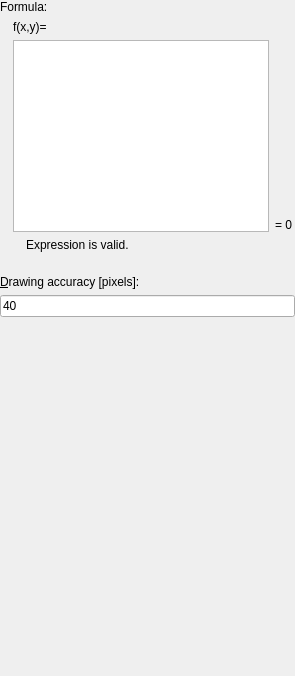
           <widget class="QWidget" name="implicitPage">
            <layout class="QVBoxLayout" name="verticalLayout_17">
             <property name="margin">
              <number>0</number>
             </property>
             <item>
              <widget class="QLabel" name="iFormulaLabel">
               <property name="text">
                <string>Formula:</string>
               </property>
               <property name="buddy">
                <cstring>iFormulaEdit</cstring>
               </property>
              </widget>
             </item>
             <item>
              <layout class="QHBoxLayout" name="horizontalLayout_15">
               <item>
                <spacer name="horizontalSpacer_10">
                 <property name="orientation">
                  <enum>Qt::Horizontal</enum>
                 </property>
                 <property name="sizeType">
                  <enum>QSizePolicy::Fixed</enum>
                 </property>
                 <property name="sizeHint" stdset="0">
                  <size>
                   <width>13</width>
                   <height>78</height>
                  </size>
                 </property>
                </spacer>
               </item>
               <item>
                <layout class="QVBoxLayout" name="verticalLayout_11">
                 <item>
                  <widget class="QLabel" name="iEquationLabel">
                   <property name="text">
                    <string notr="true">f(x,y)=</string>
                   </property>
                  </widget>
                 </item>
                 <item>
                  <layout class="QHBoxLayout" name="horizontalLayout_13">
                   <item>
                    <widget class="SignalTextEdit" name="iFormulaEdit"/>
                   </item>
                   <item>
                    <layout class="QVBoxLayout" name="verticalLayout_8">
                     <item>
                      <spacer name="verticalSpacer_5">
                       <property name="orientation">
                        <enum>Qt::Vertical</enum>
                       </property>
                       <property name="sizeHint" stdset="0">
                        <size>
                         <width>20</width>
                         <height>40</height>
                        </size>
                       </property>
                      </spacer>
                     </item>
                     <item>
                      <widget class="QLabel" name="iEqualsLabel">
                       <property name="text">
                        <string>= 0</string>
                       </property>
                      </widget>
                     </item>
                    </layout>
                   </item>
                  </layout>
                 </item>
                </layout>
               </item>
              </layout>
             </item>
             <item>
              <layout class="QHBoxLayout" name="horizontalLayout_14">
               <item>
                <layout class="QVBoxLayout" name="verticalLayout_9">
                 <item>
                  <widget class="QLabel" name="iFormulaStatusIcon">
                   <property name="sizePolicy">
                    <sizepolicy hsizetype="Minimum" vsizetype="Minimum">
                     <horstretch>0</horstretch>
                     <verstretch>0</verstretch>
                    </sizepolicy>
                   </property>
                   <property name="text">
                    <string/>
                   </property>
                   <property name="pixmap">
                    <pixmap resource="../../resources.qrc">:/img/ok.png</pixmap>
                   </property>
                  </widget>
                 </item>
                 <item>
                  <spacer name="verticalSpacer_6">
                   <property name="orientation">
                    <enum>Qt::Vertical</enum>
                   </property>
                   <property name="sizeType">
                    <enum>QSizePolicy::Expanding</enum>
                   </property>
                   <property name="sizeHint" stdset="0">
                    <size>
                     <width>20</width>
                     <height>17</height>
                    </size>
                   </property>
                  </spacer>
                 </item>
                </layout>
               </item>
               <item>
                <widget class="QLabel" name="iFormulaStatus">
                 <property name="sizePolicy">
                  <sizepolicy hsizetype="Expanding" vsizetype="Preferred">
                   <horstretch>0</horstretch>
                   <verstretch>0</verstretch>
                  </sizepolicy>
                 </property>
                 <property name="text">
                  <string>Expression is valid.</string>
                 </property>
                 <property name="alignment">
                  <set>Qt::AlignLeading|Qt::AlignLeft|Qt::AlignTop</set>
                 </property>
                </widget>
               </item>
              </layout>
             </item>
             <item>
              <widget class="QLabel" name="iDrawAccuracyLabel">
               <property name="text">
                <string>&amp;Drawing accuracy [pixels]:</string>
               </property>
               <property name="buddy">
                <cstring>iDrawAccuracyEdit</cstring>
               </property>
              </widget>
             </item>
             <item>
              <widget class="ExpressionLineEdit" name="iDrawAccuracyEdit">
               <property name="text">
                <string>40</string>
               </property>
              </widget>
             </item>
             <item>
              <spacer name="verticalSpacer_4">
               <property name="orientation">
                <enum>Qt::Vertical</enum>
               </property>
               <property name="sizeType">
                <enum>QSizePolicy::Expanding</enum>
               </property>
               <property name="sizeHint" stdset="0">
                <size>
                 <width>20</width>
                 <height>359</height>
                </size>
               </property>
              </spacer>
             </item>
            </layout>
           </widget>
